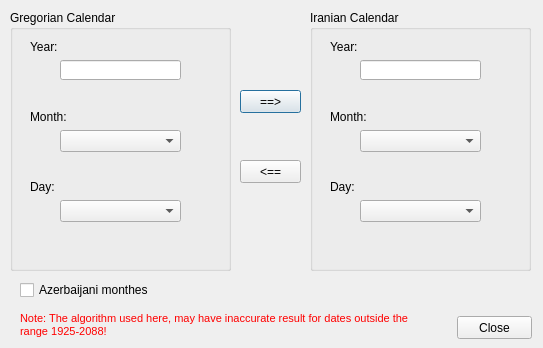
<?xml version="1.0" encoding="UTF-8"?>
<ui version="4.0">
 <class>CalendarSwitchDialog</class>
 <widget class="QDialog" name="CalendarSwitchDialog">
  <property name="geometry">
   <rect>
    <x>0</x>
    <y>0</y>
    <width>543</width>
    <height>348</height>
   </rect>
  </property>
  <property name="font">
   <font>
    <family>Tahoma</family>
   </font>
  </property>
  <property name="windowTitle">
   <string>Calendar convert</string>
  </property>
  <property name="modal">
   <bool>true</bool>
  </property>
  <widget class="QGroupBox" name="groupBox">
   <property name="geometry">
    <rect>
     <x>10</x>
     <y>10</y>
     <width>221</width>
     <height>261</height>
    </rect>
   </property>
   <property name="title">
    <string>Gregorian Calendar</string>
   </property>
   <widget class="QLabel" name="label">
    <property name="geometry">
     <rect>
      <x>20</x>
      <y>30</y>
      <width>46</width>
      <height>14</height>
     </rect>
    </property>
    <property name="text">
     <string>Year:</string>
    </property>
   </widget>
   <widget class="QLabel" name="label_2">
    <property name="geometry">
     <rect>
      <x>20</x>
      <y>100</y>
      <width>46</width>
      <height>14</height>
     </rect>
    </property>
    <property name="text">
     <string>Month:</string>
    </property>
   </widget>
   <widget class="QLineEdit" name="txtGrYear">
    <property name="geometry">
     <rect>
      <x>50</x>
      <y>50</y>
      <width>121</width>
      <height>20</height>
     </rect>
    </property>
   </widget>
   <widget class="QComboBox" name="cboGrMonth">
    <property name="geometry">
     <rect>
      <x>50</x>
      <y>120</y>
      <width>121</width>
      <height>22</height>
     </rect>
    </property>
   </widget>
   <widget class="QLabel" name="label_3">
    <property name="geometry">
     <rect>
      <x>20</x>
      <y>170</y>
      <width>46</width>
      <height>14</height>
     </rect>
    </property>
    <property name="text">
     <string>Day:</string>
    </property>
   </widget>
   <widget class="QComboBox" name="cboGrDay">
    <property name="geometry">
     <rect>
      <x>50</x>
      <y>190</y>
      <width>121</width>
      <height>22</height>
     </rect>
    </property>
   </widget>
  </widget>
  <widget class="QCheckBox" name="chkAzMonthes">
   <property name="geometry">
    <rect>
     <x>20</x>
     <y>280</y>
     <width>141</width>
     <height>20</height>
    </rect>
   </property>
   <property name="text">
    <string>Azerbaijani monthes</string>
   </property>
  </widget>
  <widget class="QGroupBox" name="groupBox_2">
   <property name="geometry">
    <rect>
     <x>310</x>
     <y>10</y>
     <width>221</width>
     <height>261</height>
    </rect>
   </property>
   <property name="title">
    <string>Iranian Calendar</string>
   </property>
   <widget class="QLabel" name="label_4">
    <property name="geometry">
     <rect>
      <x>20</x>
      <y>30</y>
      <width>46</width>
      <height>14</height>
     </rect>
    </property>
    <property name="text">
     <string>Year:</string>
    </property>
   </widget>
   <widget class="QLabel" name="label_5">
    <property name="geometry">
     <rect>
      <x>20</x>
      <y>100</y>
      <width>46</width>
      <height>14</height>
     </rect>
    </property>
    <property name="text">
     <string>Month:</string>
    </property>
   </widget>
   <widget class="QLineEdit" name="txtJaYear">
    <property name="geometry">
     <rect>
      <x>50</x>
      <y>50</y>
      <width>121</width>
      <height>20</height>
     </rect>
    </property>
   </widget>
   <widget class="QComboBox" name="cboJaMonth">
    <property name="geometry">
     <rect>
      <x>50</x>
      <y>120</y>
      <width>121</width>
      <height>22</height>
     </rect>
    </property>
   </widget>
   <widget class="QLabel" name="label_6">
    <property name="geometry">
     <rect>
      <x>20</x>
      <y>170</y>
      <width>46</width>
      <height>14</height>
     </rect>
    </property>
    <property name="text">
     <string>Day:</string>
    </property>
   </widget>
   <widget class="QComboBox" name="cboJaDay">
    <property name="geometry">
     <rect>
      <x>50</x>
      <y>190</y>
      <width>121</width>
      <height>22</height>
     </rect>
    </property>
   </widget>
  </widget>
  <widget class="QPushButton" name="btnGr2Ja">
   <property name="geometry">
    <rect>
     <x>240</x>
     <y>90</y>
     <width>61</width>
     <height>23</height>
    </rect>
   </property>
   <property name="text">
    <string>==&gt;</string>
   </property>
  </widget>
  <widget class="QPushButton" name="btnJa2Gr">
   <property name="geometry">
    <rect>
     <x>240</x>
     <y>160</y>
     <width>61</width>
     <height>23</height>
    </rect>
   </property>
   <property name="text">
    <string>&lt;==</string>
   </property>
  </widget>
  <widget class="QPushButton" name="btnClose">
   <property name="geometry">
    <rect>
     <x>457</x>
     <y>316</y>
     <width>75</width>
     <height>23</height>
    </rect>
   </property>
   <property name="text">
    <string>Close</string>
   </property>
  </widget>
  <widget class="QLabel" name="label_7">
   <property name="geometry">
    <rect>
     <x>20</x>
     <y>310</y>
     <width>401</width>
     <height>31</height>
    </rect>
   </property>
   <property name="text">
    <string>&lt;!DOCTYPE HTML PUBLIC &quot;-//W3C//DTD HTML 4.0//EN&quot; &quot;http://www.w3.org/TR/REC-html40/strict.dtd&quot;&gt;
&lt;html&gt;&lt;head&gt;&lt;meta name=&quot;qrichtext&quot; content=&quot;1&quot; /&gt;&lt;style type=&quot;text/css&quot;&gt;
p, li { white-space: pre-wrap; }
&lt;/style&gt;&lt;/head&gt;&lt;body style=&quot; font-family:'MS Shell Dlg 2'; font-size:8.25pt; font-weight:400; font-style:normal;&quot;&gt;
&lt;p style=&quot; margin-top:0px; margin-bottom:0px; margin-left:0px; margin-right:0px; -qt-block-indent:0; text-indent:0px;&quot;&gt;&lt;span style=&quot; font-size:8pt; color:#ff0000;&quot;&gt;Note: The algorithm used here, may have inaccurate result for dates outside the range 1925-2088!&lt;/span&gt;&lt;/p&gt;&lt;/body&gt;&lt;/html&gt;</string>
   </property>
   <property name="wordWrap">
    <bool>true</bool>
   </property>
  </widget>
 </widget>
 <resources/>
 <connections>
  <connection>
   <sender>btnClose</sender>
   <signal>clicked()</signal>
   <receiver>CalendarSwitchDialog</receiver>
   <slot>accept()</slot>
   <hints>
    <hint type="sourcelabel">
     <x>478</x>
     <y>298</y>
    </hint>
    <hint type="destinationlabel">
     <x>266</x>
     <y>290</y>
    </hint>
   </hints>
  </connection>
 </connections>
</ui>
